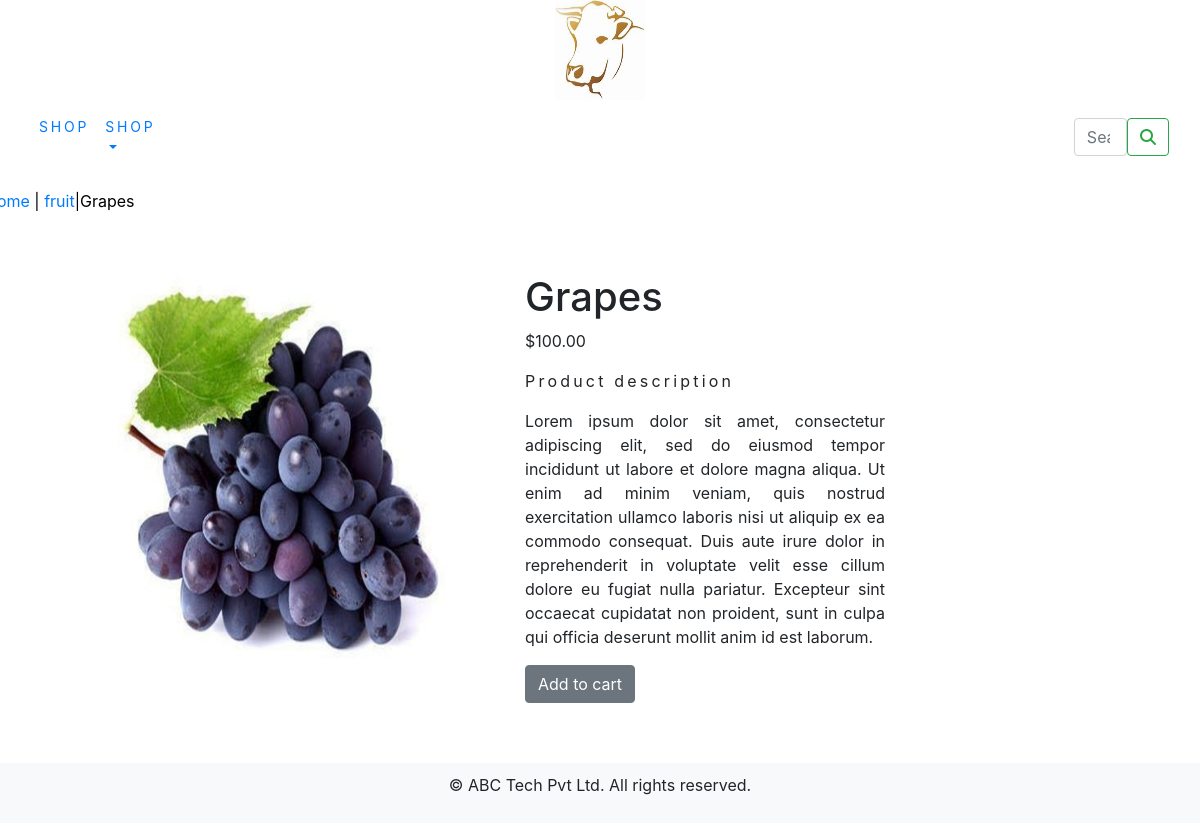
Screenshot of /shop/fruits/grapes/ with the database file from the repository.
### shop/models.py (models this page shows, shortened)
class Product(models.Model):
    name=models.CharField(max_length=250,unique=True)
    slug=models.SlugField(max_length=250,unique=True)
    description=models.TextField(blank=True)
    price=models.DecimalField(max_digits=10,decimal_places=2)
    category=models.ForeignKey(Category,on_delete=models.CASCADE)
    image = models.ImageField(upload_to='product', blank=True)
    stock=models.IntegerField()
    available=models.BooleanField(default=True)
    created=models.DateTimeField(auto_now_add=True)
    updated=models.DateTimeField(auto_now=True)
    class Meta:
        ordering = ('name',)
        verbose_name = 'product'
        verbose_name_plural = 'products'

class Category(models.Model):
    name=models.CharField(max_length=250,unique=True)
    slug=models.SlugField(max_length=250,unique=True)
    description=models.TextField(blank=True)
    image=models.ImageField(upload_to='category',blank=True)
    class Meta:
        ordering=('name',)
        verbose_name='category'
        verbose_name_plural='categories'
    def get_url(self):
        return reverse('shop:products_by_category',args=[self.slug])
    def __str__(self):
        return  '{}'.format(self.name)

### shop/views.py (the view)
# urls.py: path('<slug:c_slug>/<slug:product_slug>/',views.proDetail,name='proDetail'),
def proDetail(request,c_slug,product_slug):
    try:
        product=Product.objects.get(category__slug=c_slug,slug=product_slug)
    except Exception as e:
        raise e
    return render(request,'product.html',{'product':product})

### cart/context_processors.py (called while the page is built)
def counter(request):
    item_count=0
    if 'admin' in request.path:
        return {}
    else:
        try:
            cart=Cart.objects.filter(cart_id=cart_id(request))
            cart_items=CartItem.objects.all().filter(cart=cart[:1])
            for cart_item in cart_items:
                item_count+= cart_item.quantity
        except Cart.DoesNotExist:
            item_count=0
    return dict(item_count=item_count)

### cart/views.py (called while the page is built)
def cart_id(request):
    cart=request.session.session_key
    if not cart:
        cart=request.session.create()
    return cart

### shop/context_processors.py (called while the page is built)
def menu_links(request):
    links=Category.objects.all()
    return dict(links=links)

### templates/product.html (shortened to what this page needs)
{% extends 'base.html' %}
{% load static %}
{% block content %}
<div class="row my_prod_row_class">
    <div class="mx_auto">
        <p><a href="{% url 'shop:allprodCat' %}"> Home</a> | <a href="{{product.category.get_url}}">{{product.category}}</a>|{{product.name}}</p>
    </div>
</div>
<div class ="container">
    <br>
<div class="row">
    <div class="col-9 col-sm-12 col-md-4  text-center ">
        <div style="width:360px; height:450px; margin-bottom:40px; margin-left:50px; margin-right:50px;">
            <img src="{{product.image.url}}" alt="{{product.name}}" style="width:360px; height:450px; " >
        </div>
    </div>
<div class="col-9 col-sm-12 col-md-4  ">
  <div style="width:360px; height:450px; margin-bottom:40px; margin-left:100px; margin-right:50px;">
      <div>
         <h1 class="my_prod_title">{{product.name}}</h1>
         <p>${{product.price}}</p>
         <p class="my_title">Product description</p>
         <p class ="text-justify my_prod_text">{{product.description}}</p>
         {% if product.stock <= 0 %}
             <p  class ="text-justify my_prod_text"><b> out of stock </b></p>
         {% else %}
             <a class="btn btn-secondary" href="{% url 'cart:add_cart' product.id %}">Add to cart</a>
         {% endif %}
          </div>
    </div>
</div>
    </div>
</div>
{% endblock %}

### static/css/custom.css (style rules this page uses)
body { font-family: 'Roboto', sans-serif; font-weight:100; }
.my_title { font-size:16px; text_transform:uppercase; letter-spacing:.2em; }
.my_prod_row_class { padding-top:15px; padding-bottom:20px; }
.my_prod_row_class .mx_auto { color:#000; font-size:16px; text-decoration:none; }

### templates/footer.html (style rules this page uses)
body { display: flex; flex-direction: column; min-height: 100vh; margin: 0; }

### rows the page displays
Product: category "fruit", name "Grapes", image (picture), price "100.00", description "Lorem ipsum dolor sit amet, consectetur adipiscing elit, sed do eiusmod tempor incididunt ut labore et dolore magna aliqua. Ut enim ad minim veniam, quis nostrud exercitation ullamco laboris nisi ut aliquip ex ea commodo consequat. Duis aute irure dolor in reprehenderit in voluptate velit esse cillum dolore eu fugiat nulla pariatur. Excepteur sint occaecat cupidatat non proident, sunt in culpa qui officia deserunt mollit anim id est laborum."
